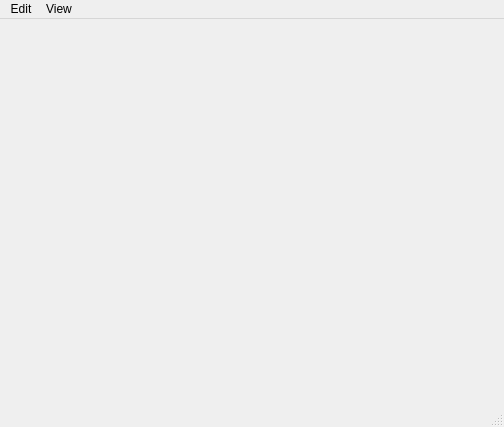
<?xml version="1.0" encoding="UTF-8"?>
<ui version="4.0">
 <class>MainWindow</class>
 <widget class="QMainWindow" name="MainWindow">
  <property name="geometry">
   <rect>
    <x>0</x>
    <y>0</y>
    <width>504</width>
    <height>427</height>
   </rect>
  </property>
  <property name="windowTitle">
   <string>MainWindow</string>
  </property>
  <widget class="QWidget" name="centralWidget">
   <layout class="QHBoxLayout" name="horizontalLayout">
    <item>
     <widget class="MainWidget" name="widget" native="true">
      <property name="sizePolicy">
       <sizepolicy hsizetype="Expanding" vsizetype="Preferred">
        <horstretch>0</horstretch>
        <verstretch>0</verstretch>
       </sizepolicy>
      </property>
      <property name="minimumSize">
       <size>
        <width>480</width>
        <height>360</height>
       </size>
      </property>
     </widget>
    </item>
   </layout>
  </widget>
  <widget class="QMenuBar" name="menuBar">
   <property name="geometry">
    <rect>
     <x>0</x>
     <y>0</y>
     <width>504</width>
     <height>22</height>
    </rect>
   </property>
   <widget class="QMenu" name="menuAdd">
    <property name="title">
     <string>Edit</string>
    </property>
    <addaction name="actionBatch_visualization"/>
    <addaction name="actionProceed_optimization"/>
    <addaction name="actionClear_all_data"/>
   </widget>
   <widget class="QMenu" name="menuView">
    <property name="title">
     <string>View</string>
    </property>
   </widget>
   <addaction name="menuAdd"/>
   <addaction name="menuView"/>
  </widget>
  <widget class="QStatusBar" name="statusBar"/>
  <action name="actionBatch_visualization">
   <property name="text">
    <string>Batch visualization</string>
   </property>
   <property name="shortcut">
    <string>Ctrl+S</string>
   </property>
  </action>
  <action name="actionProceed_optimization">
   <property name="text">
    <string>Proceed optimization</string>
   </property>
   <property name="shortcut">
    <string>Ctrl+Return</string>
   </property>
  </action>
  <action name="actionClear_all_data">
   <property name="text">
    <string>Clear all data</string>
   </property>
  </action>
 </widget>
 <layoutdefault spacing="6" margin="11"/>
 <customwidgets>
  <customwidget>
   <class>MainWidget</class>
   <extends>QWidget</extends>
   <header>mainwidget.hpp</header>
   <container>1</container>
  </customwidget>
 </customwidgets>
 <resources/>
 <connections/>
</ui>
